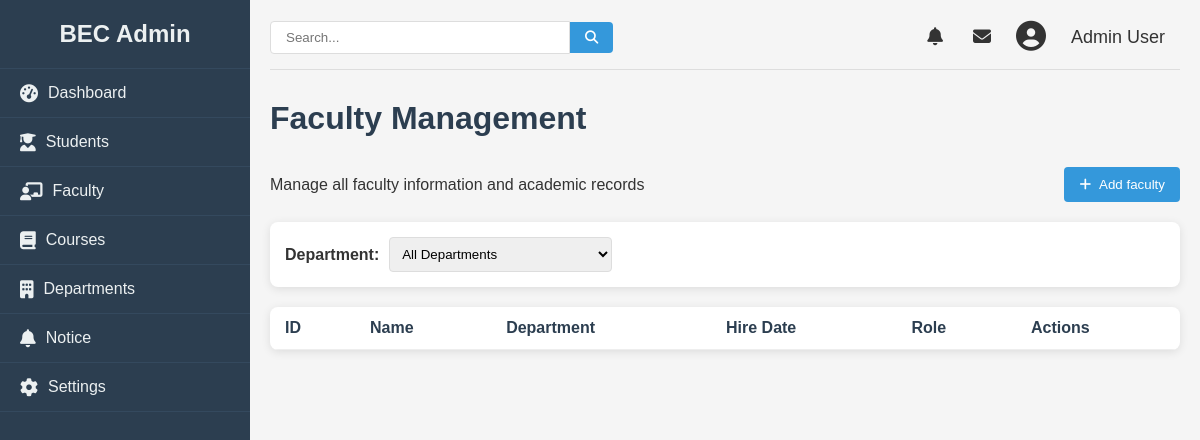
The page /admin/faculty (signed in) on the database as committed earlier.
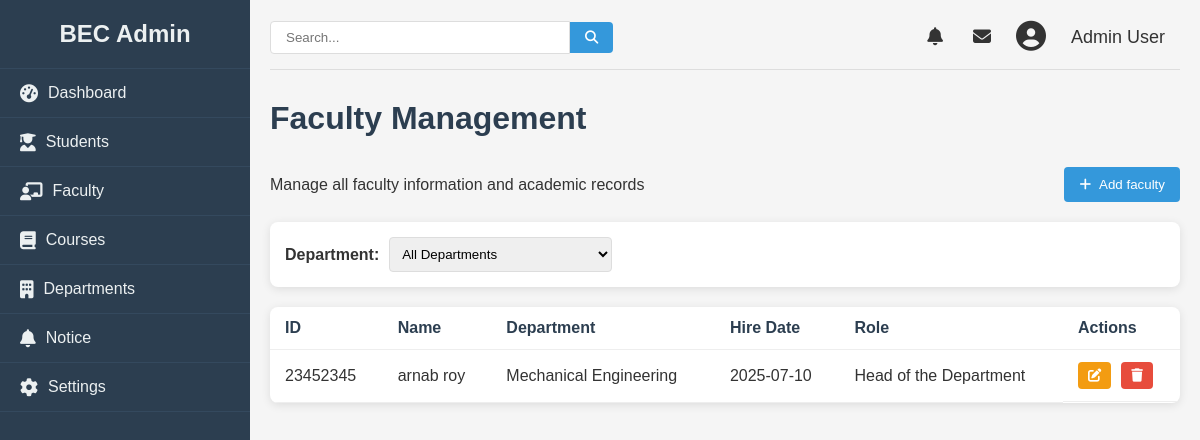
The same page on the database as committed later.
### college/model.py (models this page shows, shortened)
class Faculty(db.Model):
    id = db.Column(db.Integer, primary_key=True)
    name = db.Column(db.String(100), nullable=False)
    facultyid = db.Column(db.Integer, nullable=False)
    education = db.Column(db.String(100), nullable=False)
    email = db.Column(db.String(100), nullable=False)
    phone = db.Column(db.Integer, nullable=False)
    department = db.Column(db.Integer, nullable=False)
    role = db.Column(db.String, nullable=False)
    dob = db.Column(db.Date, nullable=False)
    doj = db.Column(db.Date, nullable=False)
    gender = db.Column(db.String, nullable=False)
    address = db.Column(db.String, nullable=False)

### college/admin/adminroute.py (the view)
@app.route("/admin/faculty", methods = ["GET", "POST"])
def faculty():
    logged = 'user_id' in session
    if logged:
        users = Faculty.query.all()
        return render_template("faculty.html", faculties= users, departments= dep)
    else:
        return redirect(url_for("login"))

### college/admin/templates/faculty.html (shortened to what the changed rows need)
{% from "macro/cmsnav.html" import cmsnav%}
{%extends "admbase.html"%}
{%block head%}
    <link rel="stylesheet" href="{{url_for('static', filename='css/styles.css')}}">
    <link rel="stylesheet" href="https://cdnjs.cloudflare.com/ajax/libs/font-awesome/6.4.0/css/all.min.css">
{%endblock%}
{%block content%}
    <div class="container" w-tid="21">
        {{cmsnav()}}
        <main class="main-content" w-tid="111">
            <div id="dashboard-page" class="content-section" w-tid="139">
                <div class="dashboard" w-tid="141">
                    <h1 w-tid="357">Faculty Management</h1>
                    <div class="students-table" w-tid="673">
                        <table w-tid="675">
                            <thead w-tid="677">
                                <tr w-tid="679">
                                    <th w-tid="681">ID</th>
                                    <th w-tid="683">Name</th>
                                    <th w-tid="685">Department</th>
                                    <th w-tid="689">Hire Date</th>
                                    <th w-tid="691">Role</th>
                                    <th w-tid="693">Actions</th>
                                </tr>
                            </thead>
                            <tbody w-tid="695">
                                {%for faculty in faculties%}
                                <tr w-tid="697">
                                    <td w-tid="699">{{faculty.facultyid}}</td>
                                    <td w-tid="701">{{faculty.name}}</td>
                                    <td w-tid="703">{{faculty.department}}</td>
                                    <td w-tid="707">{{faculty.doj}}</td>
                                    <td w-tid="709">{{faculty.role}}</td>
                                    <td class="action-cell" w-tid="711">
                                        <button class="action-btn edit-btn" w-tid="717">
                                            <a href="/admin/update/faculty/{{faculty.id}}">
                                            <i class="fas fa-edit" w-tid="467"></i>
                                        </a>
                                        <button class="action-btn delete-btn" w-tid="721">
                                            <a href="/admin/faculty/delete/{{faculty.id}}"><i class="fas fa-trash" w-tid="723"></i></a>
                                        </button>
                                    </td>
                                </tr>
                                {%endfor%}
                            </tbody>
                        </table>
                    </div>
                </div>
            </div>
        </main>
    </div>
    {%endblock%}

Rows that differ between the two databases and show on the page:
added Faculty: facultyid "23452345", name "arnab roy", department "Mechanical Engineering", doj "2025-07-10", role "Head of the Department"
